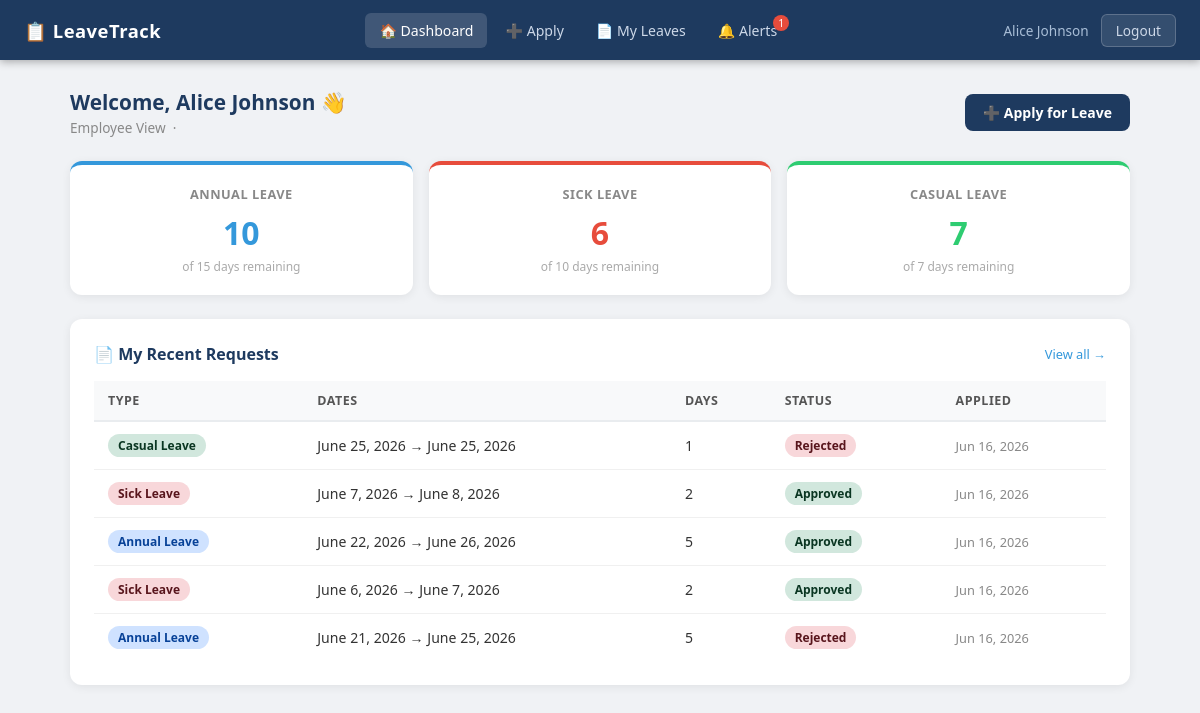
Screenshot of / (signed in) with the database file from the repository.
### leaves/models.py (models this page shows, shortened)
class LeaveBalance(models.Model):
    user = models.OneToOneField(User, on_delete=models.CASCADE, related_name='leave_balance')
    annual_leave = models.IntegerField(default=15)
    sick_leave = models.IntegerField(default=10)
    casual_leave = models.IntegerField(default=7)
    annual_used = models.IntegerField(default=0)
    sick_used = models.IntegerField(default=0)
    casual_used = models.IntegerField(default=0)
    @property
    def annual_remaining(self):
        return self.annual_leave - self.annual_used
    @property
    def sick_remaining(self):
        return self.sick_leave - self.sick_used
    @property
    def casual_remaining(self):
        return self.casual_leave - self.casual_used

class LeaveRequest(models.Model):
    LEAVE_TYPES = [
        ('annual', 'Annual Leave'),
        ('sick', 'Sick Leave'),
        ('casual', 'Casual Leave'),
    ]
    STATUS_CHOICES = [
        ('pending', 'Pending'),
        ('approved', 'Approved'),
        ('rejected', 'Rejected'),
        ('cancelled', 'Cancelled'),
    ]
    employee = models.ForeignKey(User, on_delete=models.CASCADE, related_name='leave_requests')
    leave_type = models.CharField(max_length=20, choices=LEAVE_TYPES)
    start_date = models.DateField()
    end_date = models.DateField()
    reason = models.TextField()
    status = models.CharField(max_length=20, choices=STATUS_CHOICES, default='pending')
    applied_on = models.DateTimeField(default=timezone.now)
    reviewed_by = models.ForeignKey(User, on_delete=models.SET_NULL, null=True, blank=True, related_name='reviewed_leaves')
    reviewed_on = models.DateTimeField(null=True, blank=True)
    manager_comment = models.TextField(blank=True)
    @property
    def days_count(self):
        delta = self.end_date - self.start_date
        return delta.days + 1

### leaves/views.py (the view)
# urls.py: path('', views.dashboard, name='dashboard'),
@login_required
def dashboard(request):
    user = request.user
    try:
        balance = user.leave_balance
    except LeaveBalance.DoesNotExist:
        balance = LeaveBalance.objects.create(user=user)
    my_requests = LeaveRequest.objects.filter(employee=user).order_by('-applied_on')[:5]
    unread_count = user.notifications.filter(is_read=False).count()
    pending_for_review = []
    if user.is_staff:
        pending_for_review = LeaveRequest.objects.filter(status='pending').order_by('-applied_on')[:10]
    context = {
        'balance': balance,
        'my_requests': my_requests,
        'pending_for_review': pending_for_review,
        'unread_count': unread_count,
        'is_manager': user.is_staff,
    }
    return render(request, 'leaves/dashboard.html', context)

### templates/leaves/dashboard.html (shortened to what this page needs)
{% extends 'leaves/base.html' %}
{% block content %}
<div class="page-header">
  <div>
    <div class="page-title">Welcome, {{ user.get_full_name|default:user.username }} 👋</div>
    <div style="font-size:.85rem;color:#888;margin-top:2px;">{% if is_manager %}Manager View{% else %}Employee View{% endif %} &nbsp;·&nbsp; {{ "now"|date:"F d, Y" }}</div>
  </div>
  <a href="{% url 'apply_leave' %}" class="btn btn-primary">➕ Apply for Leave</a>
</div>
<div class="stats-grid">
  <div class="stat-card annual">
    <h3>Annual Leave</h3>
    <div class="stat-num">{{ balance.annual_remaining }}</div>
    <div class="stat-sub">of {{ balance.annual_leave }} days remaining</div>
  </div>
  <div class="stat-card sick">
    <h3>Sick Leave</h3>
    <div class="stat-num">{{ balance.sick_remaining }}</div>
    <div class="stat-sub">of {{ balance.sick_leave }} days remaining</div>
  </div>
  <div class="stat-card casual">
    <h3>Casual Leave</h3>
    <div class="stat-num">{{ balance.casual_remaining }}</div>
    <div class="stat-sub">of {{ balance.casual_leave }} days remaining</div>
  </div>
</div>
<div class="card">
  <div class="card-title">📄 My Recent Requests
    <a href="{% url 'my_leaves' %}" style="margin-left:auto;font-size:.8rem;color:#3498db;font-weight:400;text-decoration:none;">View all →</a>
  </div>
  {% if my_requests %}
  <div class="table-wrap">
  <table>
    <thead><tr><th>Type</th><th>Dates</th><th>Days</th><th>Status</th><th>Applied</th></tr></thead>
    <tbody>
    {% for l in my_requests %}
    <tr>
      <td><span class="badge badge-{{ l.leave_type }}">{{ l.get_leave_type_display }}</span></td>
      <td>{{ l.start_date }} → {{ l.end_date }}</td>
      <td>{{ l.days_count }}</td>
      <td><span class="badge badge-{{ l.status }}">{{ l.status }}</span></td>
      <td style="color:#888;font-size:.8rem;">{{ l.applied_on|date:"M d, Y" }}</td>
    </tr>
    {% endfor %}
    </tbody>
  </table>
  </div>
  {% else %}
  <div class="empty-state"><div class="icon">📭</div><p>No leave requests yet.</p></div>
  {% endif %}
</div>
{% endblock %}

### templates/leaves/base.html (shortened to what this page needs)
<!DOCTYPE html>
<html lang="en">
<head>
</head>
<body>
{% if user.is_authenticated %}
<nav class="navbar">
  <div class="nav-brand">📋 LeaveTrack</div>
  <div class="nav-links">
    <a href="{% url 'dashboard' %}" {% if request.resolver_match.url_name == 'dashboard' %}class="active"{% endif %}>🏠 Dashboard</a>
    <a href="{% url 'apply_leave' %}" {% if request.resolver_match.url_name == 'apply_leave' %}class="active"{% endif %}>➕ Apply</a>
    <a href="{% url 'my_leaves' %}" {% if request.resolver_match.url_name == 'my_leaves' %}class="active"{% endif %}>📄 My Leaves</a>
    <a href="{% url 'notifications' %}" class="notif-btn {% if request.resolver_match.url_name == 'notifications' %}active{% endif %}">
      🔔 Alerts
      <span class="notif-badge" id="notif-badge">0</span>
    </a>
  </div>
  <div style="display:flex;align-items:center;gap:12px">
    <span class="nav-user">{{ user.get_full_name|default:user.username }}</span>
    <a href="{% url 'logout' %}" class="btn-logout">Logout</a>
  </div>
</nav>
{% endif %}
<div class="container">
  {% block content %}{% endblock %}
</div>
</body>
</html>

### templates/leaves/base.html (style rules this page uses)
* { margin: 0; padding: 0; box-sizing: border-box; }
body { font-family: 'Segoe UI', sans-serif; background: #f0f2f5; color: #333; min-height: 100vh; }
.navbar { background: #1e3a5f; color: #fff; display: flex; align-items: center; justify-content: space-between; padding: 0 24px; height: 60px; position: sticky; top: 0; z-index: 100; box-shadow: 0 2px 8px rgba(0,0,0,.3); }
.nav-brand { font-size: 1.15rem; font-weight: 700; letter-spacing: .5px; display: flex; align-items: center; gap: 8px; }
.nav-links { display: flex; align-items: center; gap: 4px; }
.nav-links a { color: #cdd8e8; text-decoration: none; padding: 8px 14px; border-radius: 6px; font-size: .88rem; transition: background .2s, color .2s; }
.nav-links a:hover, .nav-links a.active { background: rgba(255,255,255,.15); color: #fff; }
.notif-btn { position: relative; }
.notif-badge { position: absolute; top: 2px; right: 2px; background: #e74c3c; color: #fff; border-radius: 50%; width: 16px; height: 16px; font-size: .65rem; display: flex; align-items: center; justify-content: center; display: none; }
.nav-user { font-size: .85rem; color: #a8bdd6; margin-left: 8px; }
.btn-logout { background: rgba(255,255,255,.1); border: 1px solid rgba(255,255,255,.2); color: #cdd8e8; padding: 6px 14px; border-radius: 6px; cursor: pointer; font-size: .85rem; text-decoration: none; transition: background .2s; }
.container { max-width: 1100px; margin: 0 auto; padding: 28px 20px; }
.card { background: #fff; border-radius: 12px; box-shadow: 0 2px 10px rgba(0,0,0,.07); padding: 24px; margin-bottom: 24px; }
.card-title { font-size: 1rem; font-weight: 600; color: #1e3a5f; margin-bottom: 16px; display: flex; align-items: center; gap: 8px; }
.stats-grid { display: grid; grid-template-columns: repeat(auto-fit, minmax(180px, 1fr)); gap: 16px; margin-bottom: 24px; }
.stat-card { background: #fff; border-radius: 12px; padding: 20px; box-shadow: 0 2px 10px rgba(0,0,0,.07); text-align: center; border-top: 4px solid; }
.stat-card.annual { border-color: #3498db; }
.stat-card.sick { border-color: #e74c3c; }
.stat-card.casual { border-color: #2ecc71; }
.stat-card h3 { font-size: .8rem; color: #888; text-transform: uppercase; letter-spacing: .5px; margin-bottom: 8px; }
.stat-num { font-size: 2rem; font-weight: 700; }
.stat-card.annual .stat-num { color: #3498db; }
.stat-card.sick .stat-num { color: #e74c3c; }
.stat-card.casual .stat-num { color: #2ecc71; }
.stat-sub { font-size: .75rem; color: #aaa; margin-top: 4px; }
.badge { display: inline-block; padding: 3px 10px; border-radius: 20px; font-size: .75rem; font-weight: 600; text-transform: capitalize; }
.badge-approved { background: #d1e7dd; color: #0a3622; }
.badge-rejected { background: #f8d7da; color: #58151c; }
.badge-annual { background: #cfe2ff; color: #084298; }
.badge-sick { background: #f8d7da; color: #58151c; }
.badge-casual { background: #d1e7dd; color: #0a3622; }
.table-wrap { overflow-x: auto; }
table { width: 100%; border-collapse: collapse; }
th { background: #f8f9fa; color: #555; font-size: .78rem; text-transform: uppercase; letter-spacing: .5px; padding: 11px 14px; text-align: left; border-bottom: 2px solid #e9ecef; }
td { padding: 12px 14px; font-size: .88rem; border-bottom: 1px solid #f0f0f0; vertical-align: middle; }
tr:last-child td { border-bottom: none; }
.btn { display: inline-flex; align-items: center; gap: 6px; padding: 9px 18px; border-radius: 8px; border: none; cursor: pointer; font-size: .875rem; font-weight: 600; text-decoration: none; transition: all .2s; }
.btn-primary { background: #1e3a5f; color: #fff; }
.page-header { display: flex; align-items: center; justify-content: space-between; margin-bottom: 24px; flex-wrap: wrap; gap: 12px; }
.page-title { font-size: 1.3rem; font-weight: 700; color: #1e3a5f; }

### rows the page displays
LeaveBalance: annual_remaining "10", annual_leave "15", sick_remaining "6", sick_leave "10", casual_remaining "7", casual_leave "7"
LeaveRequest: leave_type "Casual Leave", start_date "June 25, 2026", end_date "June 25, 2026", days_count "1", status "Rejected", applied_on "Jun 16, 2026"
LeaveRequest: leave_type "Sick Leave", start_date "June 7, 2026", end_date "June 8, 2026", days_count "2", status "Approved", applied_on "Jun 16, 2026"
LeaveRequest: leave_type "Annual Leave", start_date "June 22, 2026", end_date "June 26, 2026", days_count "5", status "Approved", applied_on "Jun 16, 2026"
LeaveRequest: leave_type "Sick Leave", start_date "June 6, 2026", end_date "June 7, 2026", days_count "2", status "Approved", applied_on "Jun 16, 2026"
LeaveRequest: leave_type "Annual Leave", start_date "June 21, 2026", end_date "June 25, 2026", days_count "5", status "Rejected", applied_on "Jun 16, 2026"

### other values shown
{{ user.get_full_name|default:user.username }} "Alice Johnson"
